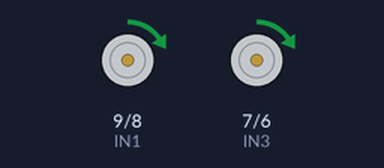
Simulated run of this program. Board: Arduino Uno, built with avr-gcc and run on an emulated ATmega328P. Parts: motor-driver pin pairs drawn as motors (green arrow = first pin HIGH = forward, orange = second pin HIGH = backward, longer = more drive, scaled by the enable pin).

Above: at 0.15 s.
At 11.5 s:
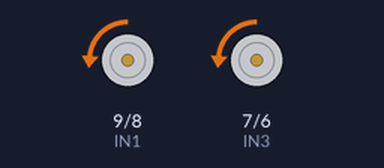
At 21.5 s:
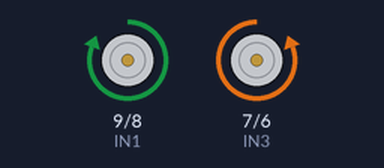
At 39.7 s:
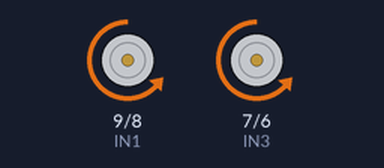
Timing chart, 0 to 40.0 s (numbered marks = the images above):
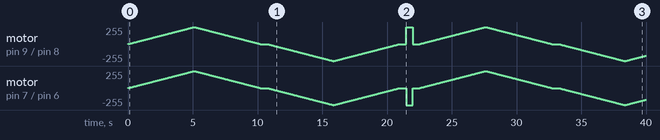

The program:

main.cpp
```cpp
#include <Arduino.h>

// defines:
// Motor Connections (ENA & ENB must use PWM pins)
#define IN1 9
#define IN2 8
#define IN3 7
#define IN4 6
#define ENA 10
#define ENB 5

//function declarations:
void motorAccel(void);
void motorDecel(void);

// setup code, runs once:
void setup() {
  // Set motor connections as outputs
  pinMode(IN1, OUTPUT);
  pinMode(IN2, OUTPUT);
  pinMode(IN3, OUTPUT);
  pinMode(IN4, OUTPUT);
  pinMode(ENA, OUTPUT);
  pinMode(ENB, OUTPUT);

  // Start with motors off
  digitalWrite(IN1, LOW);
  digitalWrite(IN2, LOW);
  digitalWrite(IN3, LOW);
  digitalWrite(IN4, LOW);

  analogWrite(ENA, 0);
  analogWrite(ENB, 0);
}

// main code here,runs repeatedly:
void loop() {

  // Set motors forward
  digitalWrite(IN1, HIGH);
  digitalWrite(IN2, LOW);
  digitalWrite(IN3, HIGH);
  digitalWrite(IN4, LOW);

  // Accelerate & decelerate both motors forward
  motorAccel();
  motorDecel();

  delay(500);

  // Set motors reverse
  digitalWrite(IN1, LOW);
  digitalWrite(IN2, HIGH);
  digitalWrite(IN3, LOW);
  digitalWrite(IN4, HIGH);

  // Accelerate & decelerate both motors backward
  motorAccel();
  motorDecel();

  delay(500);

  // Set motors in opposite directions (full speed)
  digitalWrite(IN1, HIGH);
  digitalWrite(IN2, LOW);
  digitalWrite(IN3, LOW);
  digitalWrite(IN4, HIGH);

  analogWrite(ENA, 255);
  analogWrite(ENB, 255);

  delay(500);

  analogWrite(ENA, 0);
  analogWrite(ENB, 0);

  delay(500);
}

//function definitions:
void motorAccel(void) {
  for (int i = 0; i < 256; i++) {
    analogWrite(ENA, i);
    analogWrite(ENB, i);
    delay(20);
  }
}

void motorDecel(void) {
  for (int i = 255; i >= 0; --i) {
    analogWrite(ENA, i);
    analogWrite(ENB, i);
    delay(20);
  }
}
```
